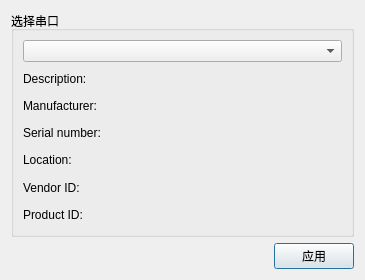
<?xml version="1.0" encoding="UTF-8"?>
<ui version="4.0">
 <class>SettingsDialog</class>
 <widget class="QDialog" name="SettingsDialog">
  <property name="geometry">
   <rect>
    <x>0</x>
    <y>0</y>
    <width>365</width>
    <height>280</height>
   </rect>
  </property>
  <property name="windowTitle">
   <string>Settings</string>
  </property>
  <layout class="QGridLayout" name="gridLayout_3">
   <item row="0" column="0" colspan="2">
    <widget class="QGroupBox" name="selectBox">
     <property name="title">
      <string>选择串口</string>
     </property>
     <layout class="QGridLayout" name="gridLayout">
      <item row="0" column="0">
       <widget class="QComboBox" name="serialPortInfoListBox"/>
      </item>
      <item row="1" column="0">
       <widget class="QLabel" name="descriptionLabel">
        <property name="text">
         <string>Description:</string>
        </property>
       </widget>
      </item>
      <item row="2" column="0">
       <widget class="QLabel" name="manufacturerLabel">
        <property name="text">
         <string>Manufacturer:</string>
        </property>
       </widget>
      </item>
      <item row="3" column="0">
       <widget class="QLabel" name="serialNumberLabel">
        <property name="text">
         <string>Serial number:</string>
        </property>
       </widget>
      </item>
      <item row="4" column="0">
       <widget class="QLabel" name="locationLabel">
        <property name="text">
         <string>Location:</string>
        </property>
       </widget>
      </item>
      <item row="5" column="0">
       <widget class="QLabel" name="vidLabel">
        <property name="text">
         <string>Vendor ID:</string>
        </property>
       </widget>
      </item>
      <item row="6" column="0">
       <widget class="QLabel" name="pidLabel">
        <property name="text">
         <string>Product ID:</string>
        </property>
       </widget>
      </item>
     </layout>
    </widget>
   </item>
   <item row="1" column="0" colspan="2">
    <layout class="QHBoxLayout" name="horizontalLayout">
     <item>
      <spacer name="horizontalSpacer">
       <property name="orientation">
        <enum>Qt::Horizontal</enum>
       </property>
       <property name="sizeHint" stdset="0">
        <size>
         <width>96</width>
         <height>20</height>
        </size>
       </property>
      </spacer>
     </item>
     <item>
      <widget class="QPushButton" name="applyButton">
       <property name="text">
        <string>应用</string>
       </property>
      </widget>
     </item>
    </layout>
   </item>
  </layout>
 </widget>
 <resources/>
 <connections/>
</ui>
